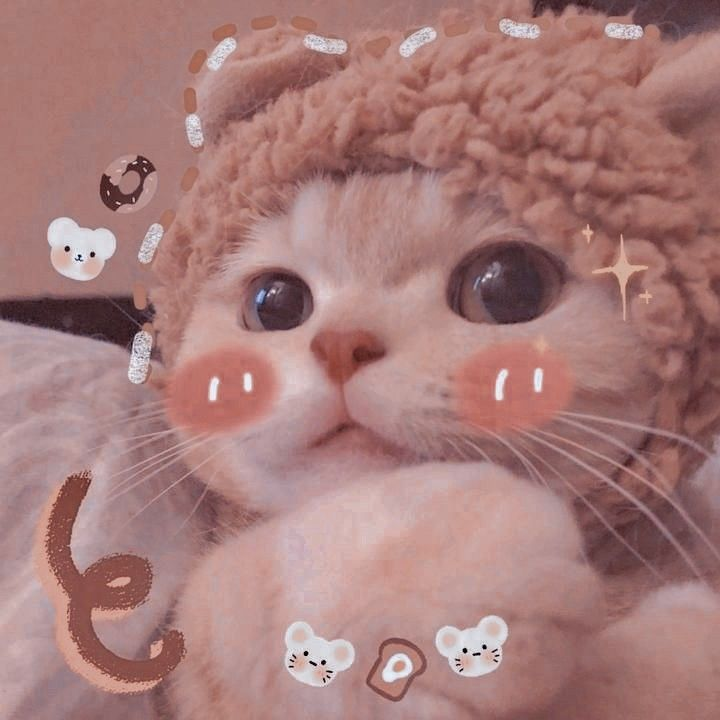
#> input picture atividades-modulo01-aluno/img/gato.jpg, 720 x 720 px
$ jupyter execute --allow-errors atividade2.ipynb   (shell and % lines are left out)
#> lines starting #> are read from the running program, lines starting #| are printed output that depends on the picture; after the words box and inside, x2 and y2 are one past the last pixel; in counts of white or black regions, pixels touching at a corner belong together
# Percorrendo a imagem

Uma imagem aberta com o OpenCV é uma matriz do Numpy.
Para manipular essa imagem, podemos usar a sintaze facilitada dessa API, bem como trabalhar com loops. Ou seja, teremos uma imagem **entrada** que vamos ler do disco e uma imagem **saida** que será uma transformação da imagem **entrada**.

[cell 1]
import cv2
import numpy as np

print ("OpenCV Version : %s " % cv2.__version__)

Vamos ler uma imagem

[cell 2]
entrada = cv2.imread("img/imagem.png")
#> (the rest of this cell did not finish here and is left out)

Note que, apesar de vermos a imagem como cinza, ela tem as três componentes R, G e B. Vamos convertê-la para níveis de cinza:

#> (a cell that did not finish here is left out)

[cell 4]
from matplotlib import pyplot as plt
#> (the rest of this cell did not finish here and is left out)

Nossa imagem **saida** precisa ser criada "vazia". Isso em geral é feita criando uma cópia Como criamos a imagem de saída? Uma maneira é criar uma cópia da imagem de entrada (em tons de cinza, neste caso)

#> (a cell that did not finish here is left out)

#> (a cell that did not finish here is left out)

Podemos zerar a imagem para usar como saída

#> (a cell that did not finish here is left out)

Note que, depois de zerar, vemos a imagem toda como preto

#> (a cell that did not finish here is left out)

Um outro jeito é criar uma imagem usando `np.zeros`, e a informação de `shape` que tínhamos visto antes

#> (a cell that did not finish here is left out)

#> (a cell that did not finish here is left out)

## Percorrendo a imagem pixel a pixel

Podemos percorrer a imagem usando dois `for` encaixados e acessando os pixels usando a notação do numpy. Veja abaixo um exemplo.

#> (a cell that did not finish here is left out)

Vamos usar o mesmo loop acima para criar uma imagem mais interessante. Vamos usar a função *cosseno* para criar um efeito de onda na imagem. A fórmula não é especialmente importante aqui.

**O valor do pixel de saída na posição `i, j` depende somente do valor dessa mesma posição na imagem de entrada.**

[cell 12]
from math import cos, pi

def scale(valor):
    return (valor/255.0)*16*pi

# percorre pixel a pixel
#> (the rest of this cell did not finish here and is left out)

Na imagem acima, vamos pintra de branco os pixels maiores do que 128.
Porém, vamos usar a indexação inteligente do Numpy.

#> (a cell that did not finish here is left out)

##  Prática

Baixe uma imagem colorida da internet. Carregue a imagem com o OpenCV, converta para tons de cinza, e faça com que os pixels  maiores ou iguais a 128 fiquem brancos, enquanto os demais fiquem pretos.

**Exercício 1**: Faça isso com os laços `for`

[cell 14]
gato = cv2.imread('img/gato.jpg')
#> gato is the input picture: shape (720, 720, 3); mean B, G, R 122.1, 124.1, 167
gato = cv2.cvtColor(gato, cv2.COLOR_BGR2GRAY)
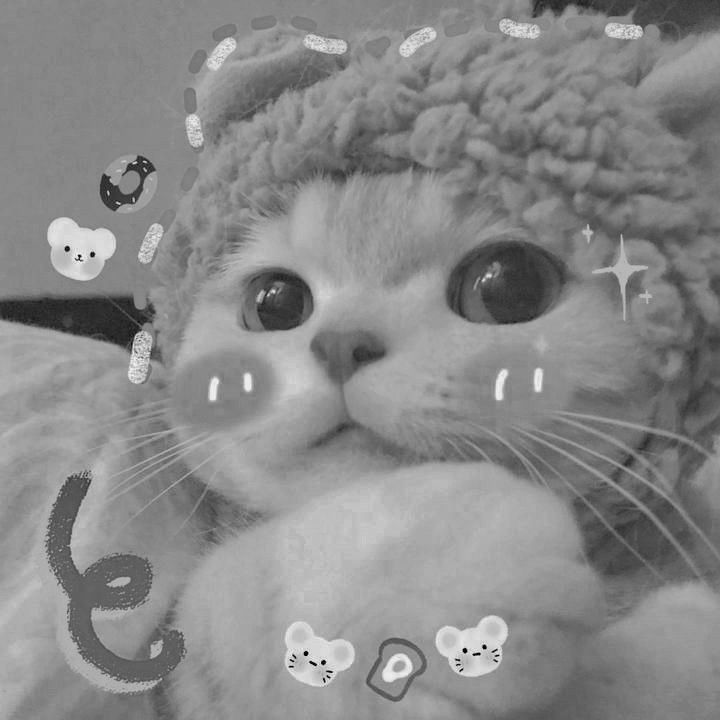
#> gato: shape (720, 720); min 0, max 248, mean 136.7

[cell 15]
saida = np.zeros(gato.shape, dtype=np.uint8)

for i in range(saida.shape[0]):
    for j in range(saida.shape[1]):
        if gato[i][j] >= 128:
            saida[i][j] = 255
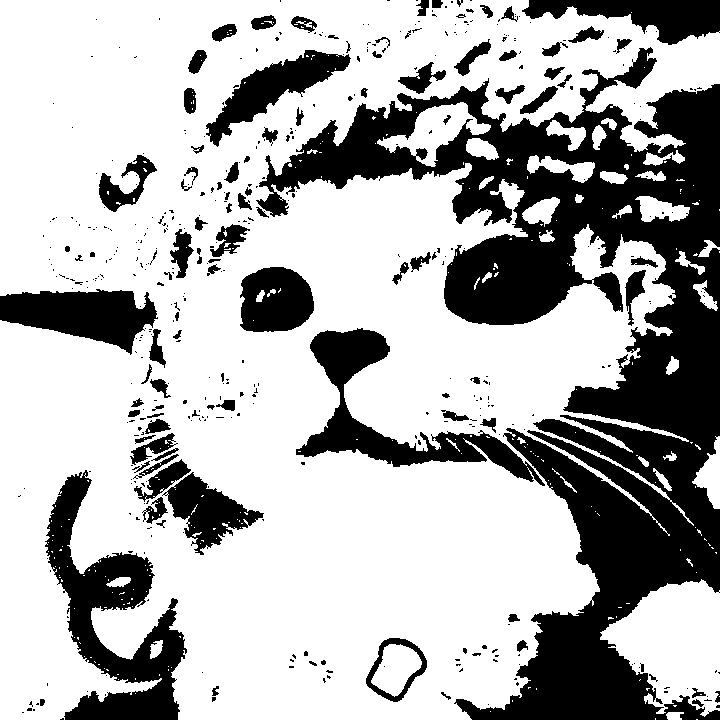
#> saida: shape (720, 720); 69.1% white; 465 black regions (357 under 20 px), largest, box (x1, y1, x2, y2) and area: (256, 47, 720, 720) 99321, (45, 470, 187, 720) 13422, (296, 328, 545, 486) 8881

# já mostra resultado
plt.imshow(saida, cmap="gray", vmin=0, vmax=255)
plt.show()

**Exercício 2**: Faça isso usando a indexação inteligente do numpy

[cell 16]
saida = np.zeros(gato.shape, dtype=np.uint8)

saida[gato > 128] = 255
plt.imshow(saida, cmap="gray", vmin=0, vmax=255)
plt.show()
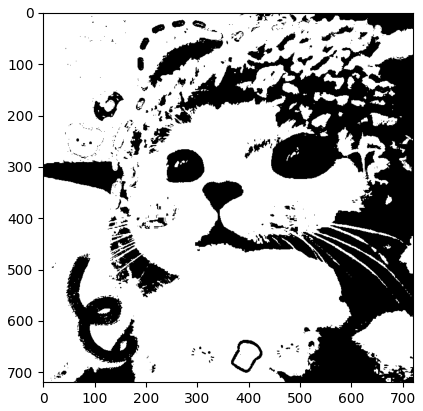
#> figure drawn by matplotlib, 1 panel

$ run again, with atividades-modulo01-aluno/img/cena_canto_sala.jpg copied over atividades-modulo01-aluno/img/gato.jpg
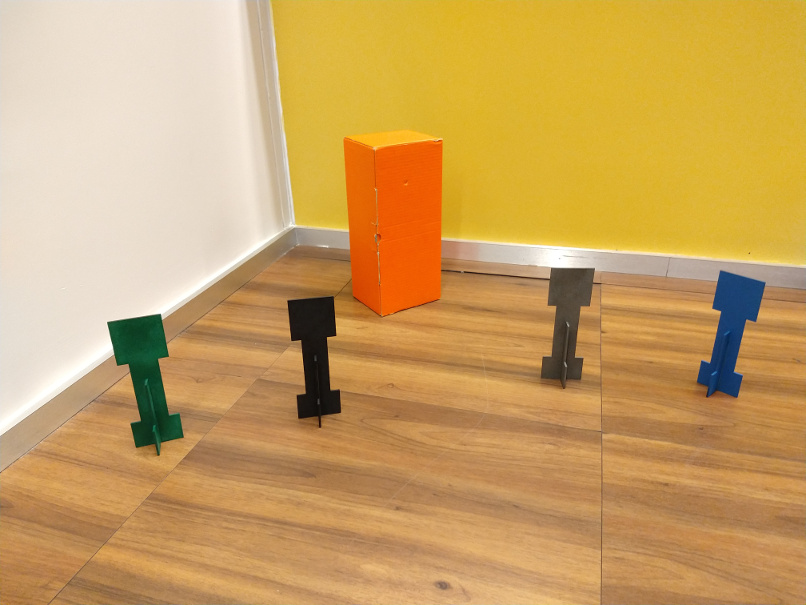
#> input picture atividades-modulo01-aluno/img/cena_canto_sala.jpg, 806 x 605 px
#> gato is the input picture: shape (605, 806, 3); mean B, G, R 98.1, 162.1, 202.5
#> gato: shape (605, 806)
#> after the loop `for i in range(saida.shape[0]):`:
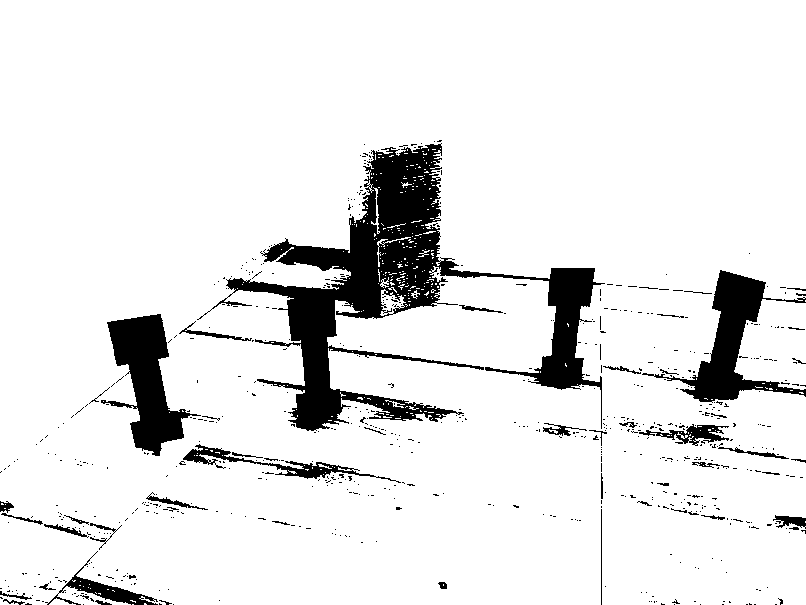
#> saida: shape (605, 806); 90.5% white; 678 black regions (625 under 20 px), largest, box (x1, y1, x2, y2) and area: (197, 143, 605, 431) 27150, (101, 314, 201, 456) 5782, (642, 270, 806, 403) 5565
#> `plt.show()`:
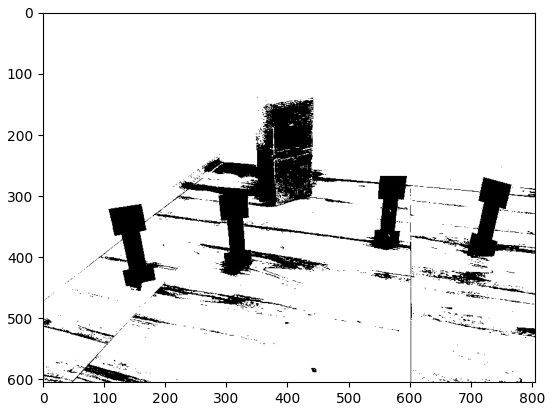
#> figure drawn by matplotlib, 1 panel

$ run again, with atividades-modulo01-aluno/img/cores.jpg copied over atividades-modulo01-aluno/img/gato.jpg
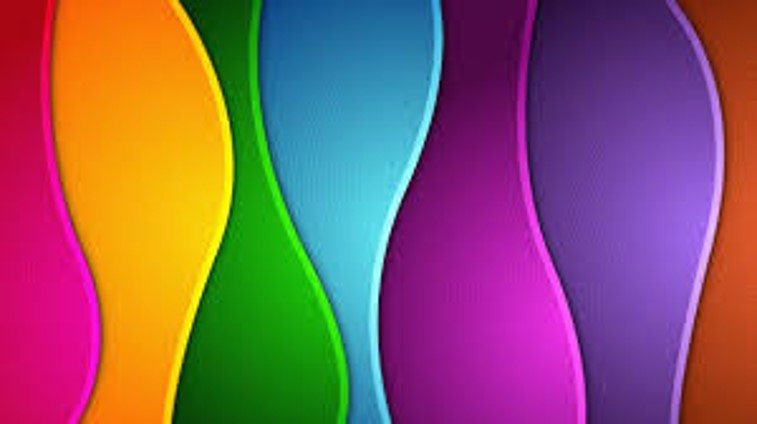
#> input picture atividades-modulo01-aluno/img/cores.jpg, 757 x 424 px
#> gato is the input picture: shape (424, 757, 3); mean B, G, R 98.6, 89.1, 135.2
#> gato: shape (424, 757)
#> after the loop `for i in range(saida.shape[0]):`:
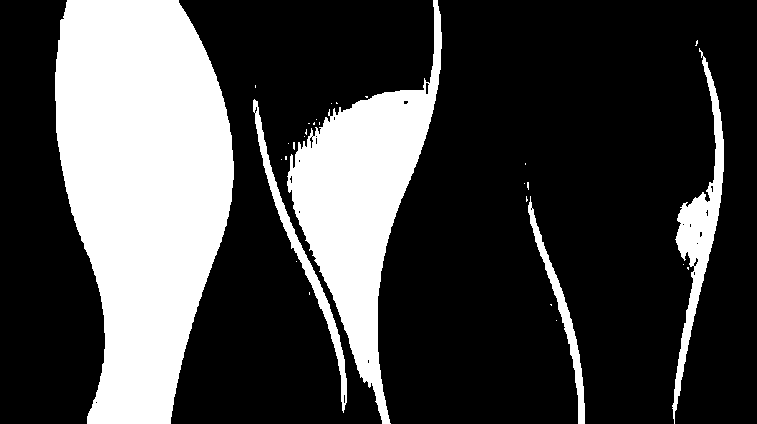
#> saida: shape (424, 757); 27.1% white; 30 white regions (25 under 20 px), largest, box (x1, y1, x2, y2) and area: (55, 0, 234, 424) 55207, (287, 0, 442, 424) 23013, (672, 48, 724, 424) 4604, (253, 99, 347, 413) 2398, (528, 196, 585, 424) 1695
#> `plt.show()`:
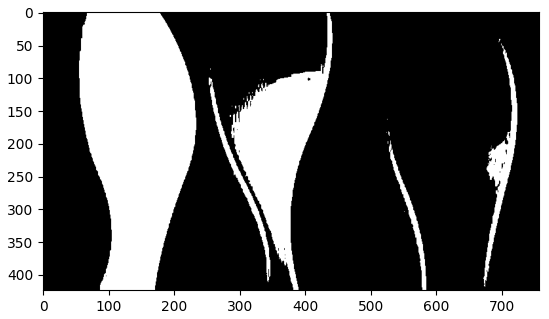
#> figure drawn by matplotlib, 1 panel
